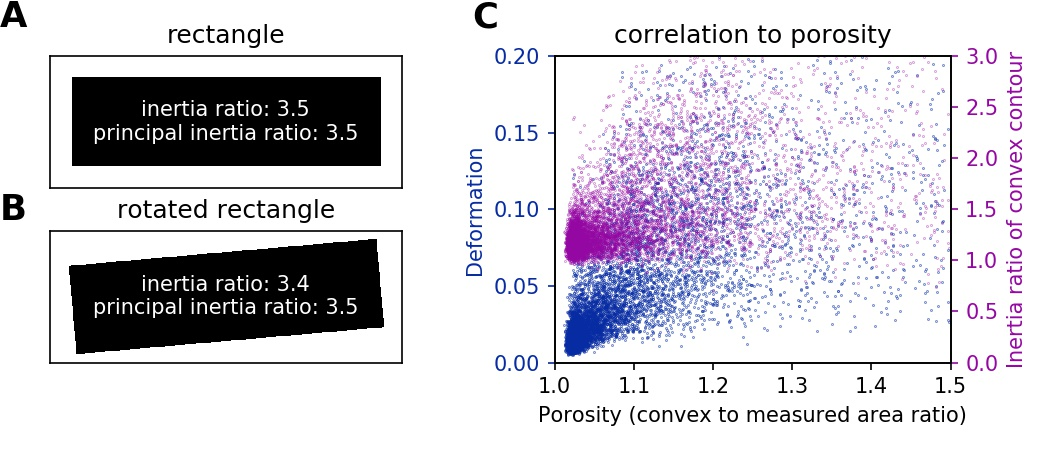

Python code for this plot:
import dclab
from dclab.features import contour, inert_ratio
import numpy as np
import matplotlib.pylab as plt
from scipy.ndimage.interpolation import rotate
from skimage.draw import polygon

# setup inertia ratio contours
img1 = np.zeros((300, 800), dtype=bool)
pol1 = np.array((
    (50, 50),
    (50, 750),
    (250, 750),
    (250, 50),
))
rr, cc = polygon(pol1[:, 0], pol1[:, 1], img1.shape)
img1[rr, cc] = True

img2 = rotate(np.array(img1, dtype=int), 5, reshape=False)
img2 = img2 > .5

cont1 = contour.get_contour(img1)
cont2 = contour.get_contour(img2)

# convert mask to inertia ratio
# regular inertia ratio
rir1 = inert_ratio.get_inert_ratio_raw(cont1)
rir2 = inert_ratio.get_inert_ratio_raw(cont2)
# principal inertia ratio
pir1 = inert_ratio.get_inert_ratio_prnc(cont1)
pir2 = inert_ratio.get_inert_ratio_prnc(cont2)

fig = plt.figure(figsize=(7, 3))

ax1 = plt.subplot(221, title="rectangle")
ax1.imshow(img1, cmap="gray_r")
ax1.text(.5, .5,
         "inertia ratio: {:.1f}\nprincipal inertia ratio: {:.1f}".format(
             rir1, pir1),
         transform=ax1.transAxes, color="w", va="center", ha="center")

ax2 = plt.subplot(223, title="rotated rectangle")
ax2.imshow(img2, cmap="gray_r")
ax2.text(.5, .5,
         "inertia ratio: {:.1f}\nprincipal inertia ratio: {:.1f}".format(
             rir2, pir2),
         transform=ax2.transAxes, color="w", va="center", ha="center")


for ax in [ax1, ax2]:
    ax.set_yticks([])
    ax.set_xticks([])

# dataset
ds = dclab.new_dataset("fluorescence/fluorescence.rtdc")


ax3a = plt.subplot(122, title="correlation to porosity")
ax3a.scatter(ds["area_ratio"], ds["deform"], s=.2,
             marker=".", color="#072BA3", alpha=1)
ax3a.tick_params('y', colors='#072BA3')
ax3a.set_xlabel(dclab.dfn.feature_name2label["area_ratio"])
ax3a.set_ylabel(dclab.dfn.feature_name2label["deform"], color='#072BA3')
ax3a.set_xlim(1, 1.5)
ax3a.set_ylim(0, .2)


ax3b = ax3a.twinx()
ax3b.scatter(ds["area_ratio"], ds["inert_ratio_cvx"], s=.1,
             marker=".", color="#9507A3", alpha=1)
ax3b.tick_params('y', colors='#9507A3')
ax3b.set_ylabel(dclab.dfn.feature_name2label["inert_ratio_cvx"],
                color='#9507A3')
ax3b.set_ylim(0, 3)


fig.text(0, 1, "A",
         fontsize=17,
         fontweight="bold",
         va="top", ha="left")
fig.text(0, .57, "B",
         fontsize=17,
         fontweight="bold",
         va="top", ha="left")
fig.text(0.45, 1, "C",
         fontsize=17,
         fontweight="bold",
         va="top", ha="left")

plt.tight_layout()
plt.savefig("inert_ratio.jpg", dpi=150)
plt.show()
